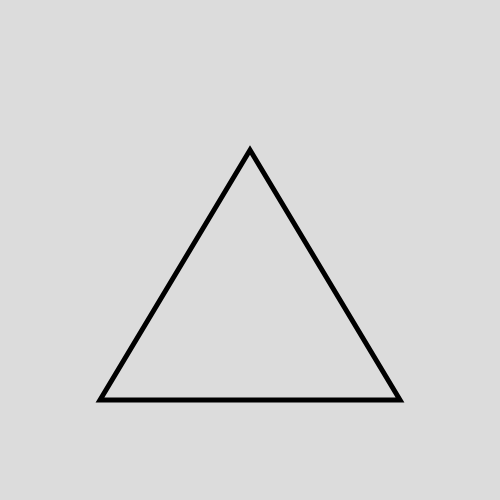
Frame 1 (no input)
Frame 60 (no input): identical to frame 1, image omitted
Frame 120 (the mouse pressed at the canvas centre since frame 60): identical to frame 1, image omitted

The p5.js sketch that drew this single still picture (run headless with seeded random() and noise() and a simulated clock; from frame 60 on, the mouse is pressed at the canvas centre):

// p5.js sketch
// ── sketch.js
function setup() {
	createCanvas(500, 500);
  }
  
  function draw() {
	background(220);
  noFill();
  //noStroke();
  strokeWeight(5);
  triangle (250, 150, 400, 400, 100, 400);
  }
